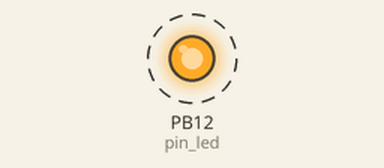
The sketch below on a simulated STM32 Blue Pill. Shown: output pins drawn as LEDs (lit = HIGH). Dashed ring = blinking.

Above: at 0.5 s.
Timing chart, 0 to 4.6 s (numbered marks = the images above):
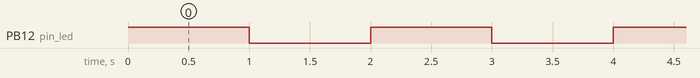

The sketch:

2598_Blink.ino
```cpp
#define pin_led PB12

// the setup function runs once when you press reset or power the board
void setup() {
  // initialize digital pin LED_BUILTIN as an output.
  pinMode(pin_led, OUTPUT);
}

// the loop function runs over and over again forever
void loop() {
  digitalWrite(pin_led, HIGH);   // turn the LED on (HIGH is the voltage level)
  delay(1000);                       // wait for a second
  digitalWrite(pin_led, LOW);    // turn the LED off by making the voltage LOW
  delay(1000);                       // wait for a second
}
```

Measured:
- by itself, PB12 (pin_led): alternates HIGH for 1.0 s and LOW for 1.0 s
